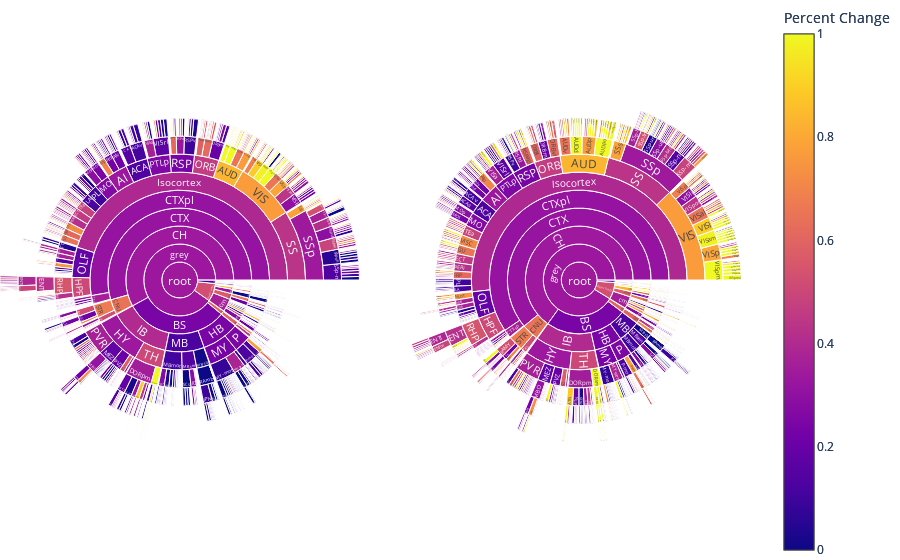

Notebook code for this chart:
### Code cell
import json
import plotly.graph_objects as go
import pandas as pd
import numpy as np

# Load the JSON file
with open('structures.json', 'r') as f:
    data = json.load(f)

# Read the CSV files
df_Fed = pd.read_csv('Fed.csv')
df_FastRefeed = pd.read_csv('FastRefeed.csv')

# Prepare data for the tree
labels = [item['acronym'] for item in data]
parents = ['' if len(item['structure_id_path']) == 1 else next((i['acronym'] for i in data if i['id'] == item['structure_id_path'][-2])) for item in data]

# Match acronyms with count values from the CSVs
counts_Fed = [df_Fed.loc[df_Fed['acronym'] == acronym, 'density (cells/mm^3)'].iloc[0] if acronym in df_Fed['acronym'].values else None for acronym in labels]
counts_FastRefeed = [df_FastRefeed.loc[df_FastRefeed['acronym'] == acronym, 'density (cells/mm^3)'].iloc[0] if acronym in df_FastRefeed['acronym'].values else None for acronym in labels]

# Calculate percent change in density of cells
percent_change = [(count_fast - count_fed) / count_fed * 100 if count_fed is not None else None for count_fed, count_fast in zip(counts_Fed, counts_FastRefeed)]

# Define the color scale for percent change
color_scale = [[-100, 'blue'], [0, 'white'], [1000, 'red']]

# Map percent change to color values
colors = [np.interp(pc, [0, 300], [0, 1]) if pc is not None else None for pc in percent_change]

# Create the figure with subplots
fig = go.Figure()

# Add the left sunburst with title
fig.add_trace(go.Sunburst(
    labels=labels,
    parents=parents,
    values=counts_Fed,
    marker=dict(colors=colors, colorbar=dict(title='Percent Change')),
    hovertemplate='%{label}<br>Count: %{value}<br>Percent Change: %{customdata:.2f}%',
    customdata=percent_change,
    domain=dict(column=0),
    insidetextorientation='tangential'
))

fig.update_layout(
    annotations=[
        go.layout.Annotation(
            text='Fed',
            x=0.5,
            y=1.12,
            showarrow=False,
            font=dict(size=16),
            xref='paper',
            yref='paper'
        )
    ],
    grid=dict(columns=2, rows=1),
    margin=dict(t=0, l=0, r=0, b=0)
)

# Add the right sunburst with title
fig.add_trace(go.Sunburst(
    labels=labels,
    parents=parents,
    values=counts_FastRefeed,
    marker=dict(colors=colors, colorbar=dict(title='Percent Change')),
    hovertemplate='%{label}<br>Count: %{value}<br>Percent Change: %{customdata:.2f}%',
    customdata=percent_change,
    domain=dict(column=1),
))

fig.update_layout(
    annotations=[
        go.layout.Annotation(
            text='FastRefeed',
            x=0.5,
            y=1.12,
            showarrow=False,
            font=dict(size=16),
            xref='paper',
            yref='paper'
        )
    ],
    grid=dict(columns=2, rows=1),
    margin=dict(t=0, l=0, r=0, b=0)
)

fig.show()

### Figure 1 — Plotly figure (JSON) as saved in the notebook; plotly's stock layout.template omitted (floating-point values rounded to 4 significant figures; data arrays with more than 128 entries replaced by an {"elided": "..."} marker saying what was removed)
{"data": [{"customdata": {"elided": "1327 float values"}, "domain": {"column": 0}, "hovertemplate": "%{label}<br>Count: %{value}<br>Percent Change: %{customdata:.2f}%", "insidetextorientation": "tangential", "labels": {"elided": "1327 str values"}, "marker": {"colorbar": {"title": {"text": "Percent Change"}}, "colors": {"elided": "1327 float values"}}, "parents": {"elided": "1327 str values"}, "values": {"elided": "1327 float values"}, "type": "sunburst"}, {"customdata": {"elided": "1327 float values"}, "domain": {"column": 1}, "hovertemplate": "%{label}<br>Count: %{value}<br>Percent Change: %{customdata:.2f}%", "labels": {"elided": "1327 str values"}, "marker": {"colorbar": {"title": {"text": "Percent Change"}}, "colors": {"elided": "1327 float values"}}, "parents": {"elided": "1327 str values"}, "values": {"elided": "1327 float values"}, "type": "sunburst"}], "layout": {"grid": {"columns": 2, "rows": 1}, "margin": {"t": 0, "l": 0, "r": 0, "b": 0}, "annotations": [{"font": {"size": 16}, "showarrow": false, "text": "FastRefeed", "x": 0.5, "xref": "paper", "y": 1.12, "yref": "paper"}]}}
